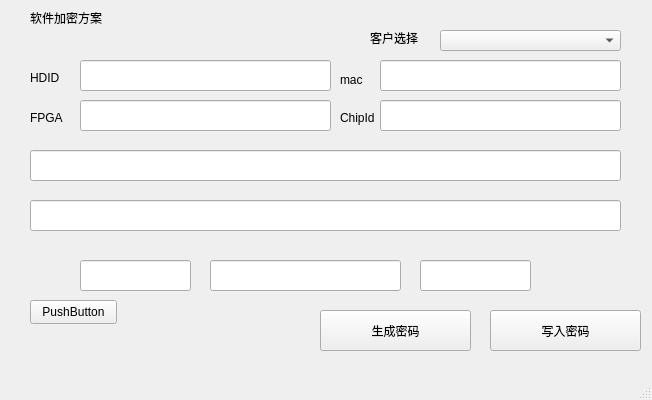
<?xml version="1.0" encoding="UTF-8"?>
<ui version="4.0">
 <class>MainWindow</class>
 <widget class="QMainWindow" name="MainWindow">
  <property name="geometry">
   <rect>
    <x>0</x>
    <y>0</y>
    <width>652</width>
    <height>400</height>
   </rect>
  </property>
  <property name="minimumSize">
   <size>
    <width>652</width>
    <height>400</height>
   </size>
  </property>
  <property name="maximumSize">
   <size>
    <width>652</width>
    <height>400</height>
   </size>
  </property>
  <property name="windowTitle">
   <string>MainWindow</string>
  </property>
  <widget class="QWidget" name="centralWidget">
   <widget class="QPushButton" name="Generate">
    <property name="geometry">
     <rect>
      <x>320</x>
      <y>310</y>
      <width>151</width>
      <height>41</height>
     </rect>
    </property>
    <property name="text">
     <string>生成密码</string>
    </property>
   </widget>
   <widget class="QLabel" name="label">
    <property name="geometry">
     <rect>
      <x>10</x>
      <y>230</y>
      <width>631</width>
      <height>16</height>
     </rect>
    </property>
    <property name="text">
     <string/>
    </property>
   </widget>
   <widget class="QPushButton" name="WriteDown">
    <property name="geometry">
     <rect>
      <x>490</x>
      <y>310</y>
      <width>151</width>
      <height>41</height>
     </rect>
    </property>
    <property name="text">
     <string>写入密码</string>
    </property>
   </widget>
   <widget class="QLineEdit" name="lineEditH">
    <property name="geometry">
     <rect>
      <x>30</x>
      <y>150</y>
      <width>591</width>
      <height>31</height>
     </rect>
    </property>
    <property name="alignment">
     <set>Qt::AlignCenter</set>
    </property>
    <property name="readOnly">
     <bool>true</bool>
    </property>
   </widget>
   <widget class="QLineEdit" name="lineEditL">
    <property name="geometry">
     <rect>
      <x>30</x>
      <y>200</y>
      <width>591</width>
      <height>31</height>
     </rect>
    </property>
    <property name="alignment">
     <set>Qt::AlignCenter</set>
    </property>
    <property name="readOnly">
     <bool>true</bool>
    </property>
   </widget>
   <widget class="QLabel" name="label_2">
    <property name="geometry">
     <rect>
      <x>30</x>
      <y>10</y>
      <width>81</width>
      <height>16</height>
     </rect>
    </property>
    <property name="text">
     <string>软件加密方案</string>
    </property>
   </widget>
   <widget class="QLineEdit" name="lineEdit_HD">
    <property name="geometry">
     <rect>
      <x>80</x>
      <y>60</y>
      <width>251</width>
      <height>31</height>
     </rect>
    </property>
    <property name="alignment">
     <set>Qt::AlignCenter</set>
    </property>
    <property name="readOnly">
     <bool>true</bool>
    </property>
   </widget>
   <widget class="QLineEdit" name="lineEdit_FPGA">
    <property name="geometry">
     <rect>
      <x>80</x>
      <y>100</y>
      <width>251</width>
      <height>31</height>
     </rect>
    </property>
    <property name="alignment">
     <set>Qt::AlignCenter</set>
    </property>
    <property name="readOnly">
     <bool>true</bool>
    </property>
   </widget>
   <widget class="QLineEdit" name="lineEdit_ChIP">
    <property name="geometry">
     <rect>
      <x>380</x>
      <y>100</y>
      <width>241</width>
      <height>31</height>
     </rect>
    </property>
    <property name="alignment">
     <set>Qt::AlignCenter</set>
    </property>
    <property name="readOnly">
     <bool>true</bool>
    </property>
   </widget>
   <widget class="QLabel" name="label_3">
    <property name="geometry">
     <rect>
      <x>30</x>
      <y>70</y>
      <width>41</width>
      <height>16</height>
     </rect>
    </property>
    <property name="text">
     <string>HDID</string>
    </property>
   </widget>
   <widget class="QLabel" name="label_4">
    <property name="geometry">
     <rect>
      <x>30</x>
      <y>110</y>
      <width>41</width>
      <height>16</height>
     </rect>
    </property>
    <property name="text">
     <string>FPGA</string>
    </property>
   </widget>
   <widget class="QLabel" name="label_5">
    <property name="geometry">
     <rect>
      <x>340</x>
      <y>110</y>
      <width>41</width>
      <height>16</height>
     </rect>
    </property>
    <property name="text">
     <string>ChipId</string>
    </property>
   </widget>
   <widget class="QPushButton" name="pushButton">
    <property name="geometry">
     <rect>
      <x>30</x>
      <y>300</y>
      <width>87</width>
      <height>24</height>
     </rect>
    </property>
    <property name="text">
     <string>PushButton</string>
    </property>
   </widget>
   <widget class="QComboBox" name="customers">
    <property name="geometry">
     <rect>
      <x>440</x>
      <y>30</y>
      <width>181</width>
      <height>21</height>
     </rect>
    </property>
   </widget>
   <widget class="QLabel" name="label_6">
    <property name="geometry">
     <rect>
      <x>370</x>
      <y>30</y>
      <width>61</width>
      <height>16</height>
     </rect>
    </property>
    <property name="text">
     <string>客户选择</string>
    </property>
   </widget>
   <widget class="QLineEdit" name="lineEdit_Mac">
    <property name="geometry">
     <rect>
      <x>380</x>
      <y>60</y>
      <width>241</width>
      <height>31</height>
     </rect>
    </property>
    <property name="alignment">
     <set>Qt::AlignCenter</set>
    </property>
    <property name="readOnly">
     <bool>true</bool>
    </property>
   </widget>
   <widget class="QLabel" name="label_7">
    <property name="geometry">
     <rect>
      <x>340</x>
      <y>70</y>
      <width>31</width>
      <height>20</height>
     </rect>
    </property>
    <property name="text">
     <string>mac</string>
    </property>
   </widget>
   <widget class="QLineEdit" name="itemCode1">
    <property name="geometry">
     <rect>
      <x>80</x>
      <y>260</y>
      <width>111</width>
      <height>31</height>
     </rect>
    </property>
    <property name="maxLength">
     <number>4</number>
    </property>
    <property name="alignment">
     <set>Qt::AlignCenter</set>
    </property>
    <property name="readOnly">
     <bool>true</bool>
    </property>
   </widget>
   <widget class="QLineEdit" name="itemCode2">
    <property name="geometry">
     <rect>
      <x>210</x>
      <y>260</y>
      <width>191</width>
      <height>31</height>
     </rect>
    </property>
    <property name="maxLength">
     <number>8</number>
    </property>
    <property name="alignment">
     <set>Qt::AlignCenter</set>
    </property>
   </widget>
   <widget class="QLineEdit" name="itemCode3">
    <property name="geometry">
     <rect>
      <x>420</x>
      <y>260</y>
      <width>111</width>
      <height>31</height>
     </rect>
    </property>
    <property name="maxLength">
     <number>4</number>
    </property>
    <property name="alignment">
     <set>Qt::AlignCenter</set>
    </property>
    <property name="readOnly">
     <bool>true</bool>
    </property>
   </widget>
  </widget>
  <widget class="QMenuBar" name="menuBar">
   <property name="geometry">
    <rect>
     <x>0</x>
     <y>0</y>
     <width>652</width>
     <height>35</height>
    </rect>
   </property>
  </widget>
  <widget class="QStatusBar" name="statusBar"/>
 </widget>
 <layoutdefault spacing="6" margin="11"/>
 <resources/>
 <connections/>
</ui>
